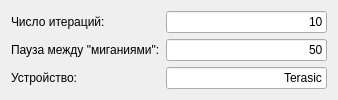
<?xml version="1.0" encoding="UTF-8"?>
<ui version="4.0">
 <class>BulbTestDefault</class>
 <widget class="QDialog" name="BulbTestDefault">
  <property name="geometry">
   <rect>
    <x>0</x>
    <y>0</y>
    <width>338</width>
    <height>100</height>
   </rect>
  </property>
  <property name="windowTitle">
   <string>Dialog</string>
  </property>
  <layout class="QFormLayout" name="formLayout">
   <item row="0" column="0">
    <widget class="QLabel" name="labelIter">
     <property name="text">
      <string>Число итераций:</string>
     </property>
    </widget>
   </item>
   <item row="0" column="1">
    <widget class="QLineEdit" name="lineEditIter">
     <property name="text">
      <string>10</string>
     </property>
     <property name="alignment">
      <set>Qt::AlignRight|Qt::AlignTrailing|Qt::AlignVCenter</set>
     </property>
    </widget>
   </item>
   <item row="1" column="0">
    <widget class="QLabel" name="labelPause">
     <property name="text">
      <string>Пауза между &quot;миганиями&quot;:</string>
     </property>
    </widget>
   </item>
   <item row="1" column="1">
    <widget class="QLineEdit" name="lineEditPause">
     <property name="text">
      <string>50</string>
     </property>
     <property name="alignment">
      <set>Qt::AlignRight|Qt::AlignTrailing|Qt::AlignVCenter</set>
     </property>
    </widget>
   </item>
   <item row="2" column="0">
    <widget class="QLabel" name="labelDevice">
     <property name="text">
      <string>Устройство:</string>
     </property>
    </widget>
   </item>
   <item row="2" column="1">
    <widget class="QLineEdit" name="lineEditDevice">
     <property name="text">
      <string>Terasic</string>
     </property>
     <property name="alignment">
      <set>Qt::AlignRight|Qt::AlignTrailing|Qt::AlignVCenter</set>
     </property>
    </widget>
   </item>
  </layout>
 </widget>
 <resources/>
 <connections/>
</ui>
